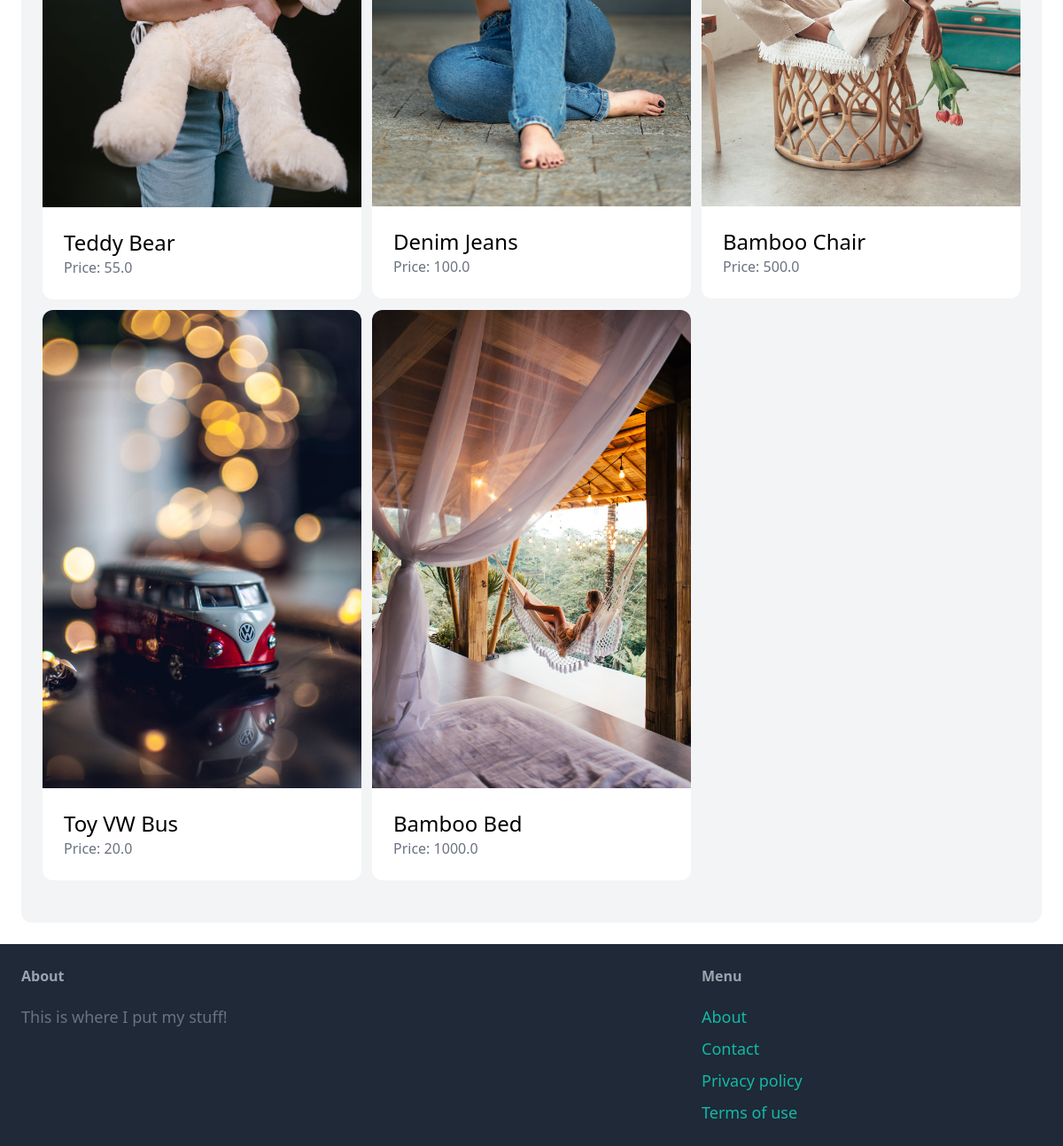
The app's page /dashboard/ (signed in, lower part), older data.
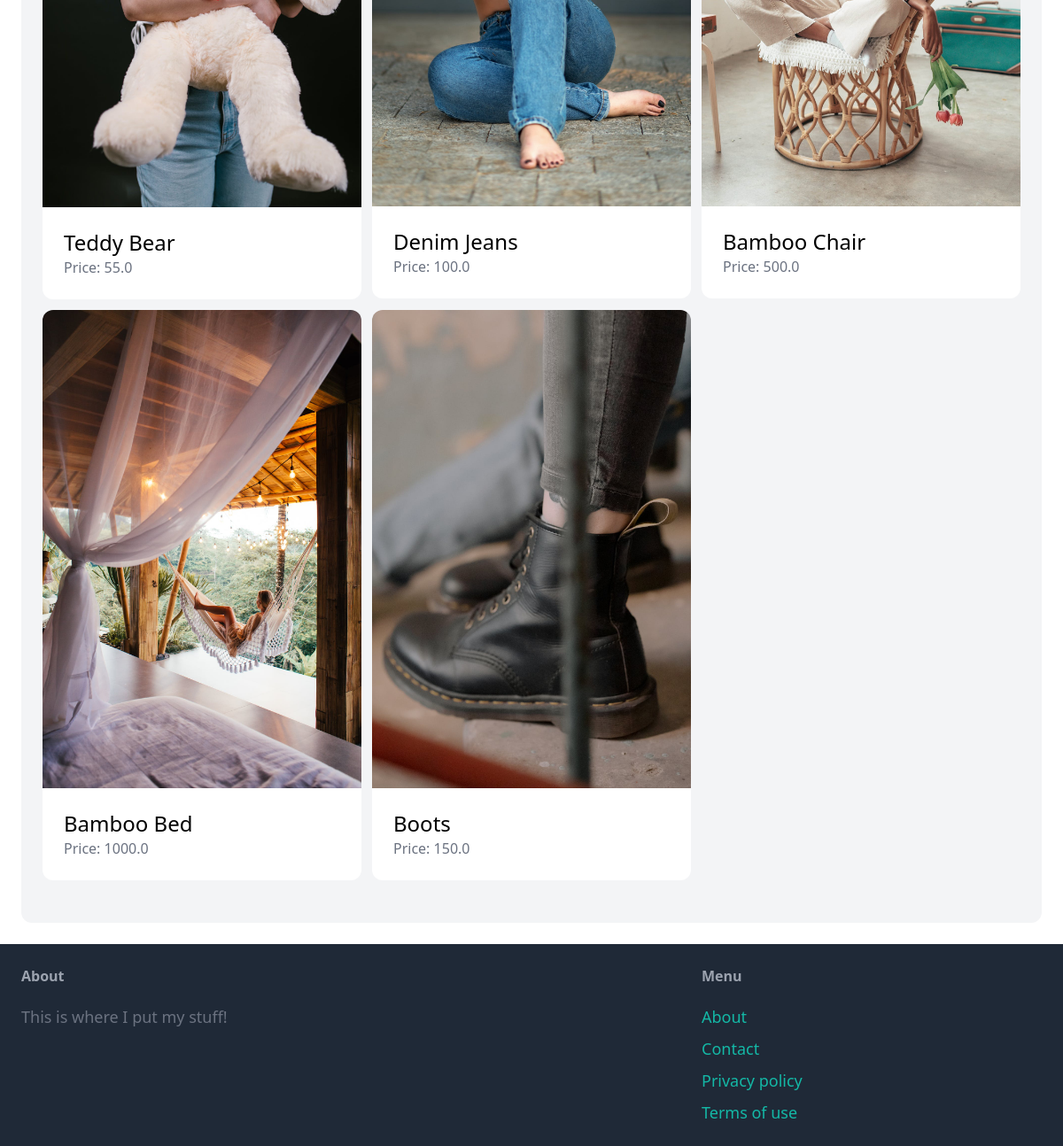
The same page, newer data.
### item/models.py (models this page shows, shortened)
class Item(models.Model):
    category = models.ForeignKey(Category, related_name='items', on_delete=models.CASCADE)
    name = models.CharField(max_length=255)
    description = models.TextField(blank=True, null=True)
    price = models.FloatField()
    image = models.ImageField(upload_to='item_images', blank=True, null=True)
    is_sold = models.BooleanField(default=False)
    created_by = models.ForeignKey(User, related_name='items', on_delete=models.CASCADE)
    created_at = models.DateTimeField(auto_now_add=True)

### dashboard/views.py (the view)
# urls.py: path('', views.index, name='index'),
@login_required
def index(request):
    items = Item.objects.filter(created_by=request.user)
    return render(request, 'dashboard/index.html', {
        'items': items,
    })

### dashboard/templates/dashboard/index.html (shortened to what this page needs)
{% extends 'core/base.html'%}
{% block content %}
<div class="mt-6 px-6 py-12 bg-gray-100 rounded-xl">
  <div class="grid grid-cols-3 gap-3">
    {% for item in items %}
    <div>
      <a href="{% url 'item:detail' item.id %}">
        <div>
          <img src="{{ item.image.url }}" class="rounded-t-xl" />
        </div>
        <div class="p-6 bg-white rounded-b-xl">
          <h2 class="text-2xl">{{ item.name }}</h2>
          <p class="text-gray-500">Price: {{ item.price }}</p>
        </div>
      </a>
    </div>
    {% endfor %}
  </div>
</div>
{% endblock %}

Row changes from the older to the newer data that the page shows:
no longer on this page (row edited): Item: image (picture), name "Toy VW Bus", price "20.0"
added Item: image (picture), name "Boots", price "150.0"
